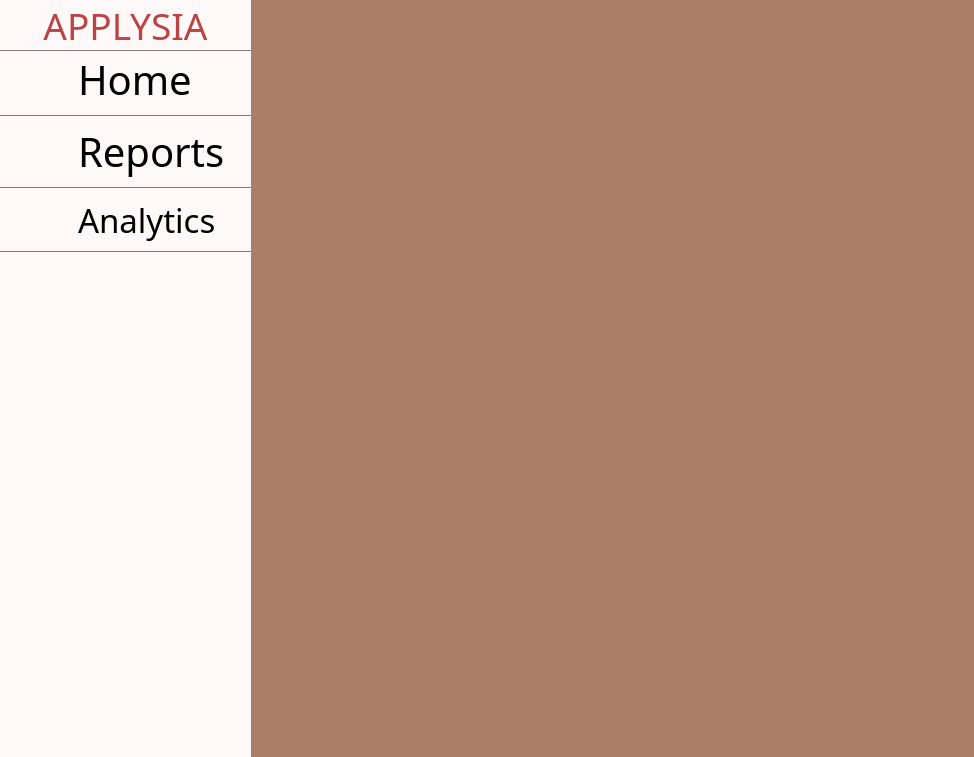
<?xml version="1.0" encoding="UTF-8"?>
<ui version="4.0">
 <class>MainWindow</class>
 <widget class="QMainWindow" name="MainWindow">
  <property name="geometry">
   <rect>
    <x>0</x>
    <y>0</y>
    <width>974</width>
    <height>757</height>
   </rect>
  </property>
  <property name="sizePolicy">
   <sizepolicy hsizetype="Maximum" vsizetype="MinimumExpanding">
    <horstretch>0</horstretch>
    <verstretch>0</verstretch>
   </sizepolicy>
  </property>
  <property name="palette">
   <palette>
    <active>
     <colorrole role="WindowText">
      <brush brushstyle="SolidPattern">
       <color alpha="255">
        <red>0</red>
        <green>0</green>
        <blue>0</blue>
       </color>
      </brush>
     </colorrole>
     <colorrole role="Button">
      <brush brushstyle="SolidPattern">
       <color alpha="255">
        <red>170</red>
        <green>125</green>
        <blue>105</blue>
       </color>
      </brush>
     </colorrole>
     <colorrole role="Light">
      <brush brushstyle="SolidPattern">
       <color alpha="255">
        <red>255</red>
        <green>188</green>
        <blue>158</blue>
       </color>
      </brush>
     </colorrole>
     <colorrole role="Midlight">
      <brush brushstyle="SolidPattern">
       <color alpha="255">
        <red>212</red>
        <green>156</green>
        <blue>131</blue>
       </color>
      </brush>
     </colorrole>
     <colorrole role="Dark">
      <brush brushstyle="SolidPattern">
       <color alpha="255">
        <red>85</red>
        <green>62</green>
        <blue>52</blue>
       </color>
      </brush>
     </colorrole>
     <colorrole role="Mid">
      <brush brushstyle="SolidPattern">
       <color alpha="255">
        <red>113</red>
        <green>83</green>
        <blue>70</blue>
       </color>
      </brush>
     </colorrole>
     <colorrole role="Text">
      <brush brushstyle="SolidPattern">
       <color alpha="255">
        <red>0</red>
        <green>0</green>
        <blue>0</blue>
       </color>
      </brush>
     </colorrole>
     <colorrole role="BrightText">
      <brush brushstyle="SolidPattern">
       <color alpha="255">
        <red>255</red>
        <green>255</green>
        <blue>255</blue>
       </color>
      </brush>
     </colorrole>
     <colorrole role="ButtonText">
      <brush brushstyle="SolidPattern">
       <color alpha="255">
        <red>0</red>
        <green>0</green>
        <blue>0</blue>
       </color>
      </brush>
     </colorrole>
     <colorrole role="Base">
      <brush brushstyle="SolidPattern">
       <color alpha="255">
        <red>255</red>
        <green>255</green>
        <blue>255</blue>
       </color>
      </brush>
     </colorrole>
     <colorrole role="Window">
      <brush brushstyle="SolidPattern">
       <color alpha="255">
        <red>170</red>
        <green>125</green>
        <blue>105</blue>
       </color>
      </brush>
     </colorrole>
     <colorrole role="Shadow">
      <brush brushstyle="SolidPattern">
       <color alpha="255">
        <red>0</red>
        <green>0</green>
        <blue>0</blue>
       </color>
      </brush>
     </colorrole>
     <colorrole role="AlternateBase">
      <brush brushstyle="SolidPattern">
       <color alpha="255">
        <red>212</red>
        <green>190</green>
        <blue>180</blue>
       </color>
      </brush>
     </colorrole>
     <colorrole role="ToolTipBase">
      <brush brushstyle="SolidPattern">
       <color alpha="255">
        <red>255</red>
        <green>255</green>
        <blue>220</blue>
       </color>
      </brush>
     </colorrole>
     <colorrole role="ToolTipText">
      <brush brushstyle="SolidPattern">
       <color alpha="255">
        <red>0</red>
        <green>0</green>
        <blue>0</blue>
       </color>
      </brush>
     </colorrole>
     <colorrole role="PlaceholderText">
      <brush brushstyle="SolidPattern">
       <color alpha="128">
        <red>0</red>
        <green>0</green>
        <blue>0</blue>
       </color>
      </brush>
     </colorrole>
    </active>
    <inactive>
     <colorrole role="WindowText">
      <brush brushstyle="SolidPattern">
       <color alpha="255">
        <red>0</red>
        <green>0</green>
        <blue>0</blue>
       </color>
      </brush>
     </colorrole>
     <colorrole role="Button">
      <brush brushstyle="SolidPattern">
       <color alpha="255">
        <red>170</red>
        <green>125</green>
        <blue>105</blue>
       </color>
      </brush>
     </colorrole>
     <colorrole role="Light">
      <brush brushstyle="SolidPattern">
       <color alpha="255">
        <red>255</red>
        <green>188</green>
        <blue>158</blue>
       </color>
      </brush>
     </colorrole>
     <colorrole role="Midlight">
      <brush brushstyle="SolidPattern">
       <color alpha="255">
        <red>212</red>
        <green>156</green>
        <blue>131</blue>
       </color>
      </brush>
     </colorrole>
     <colorrole role="Dark">
      <brush brushstyle="SolidPattern">
       <color alpha="255">
        <red>85</red>
        <green>62</green>
        <blue>52</blue>
       </color>
      </brush>
     </colorrole>
     <colorrole role="Mid">
      <brush brushstyle="SolidPattern">
       <color alpha="255">
        <red>113</red>
        <green>83</green>
        <blue>70</blue>
       </color>
      </brush>
     </colorrole>
     <colorrole role="Text">
      <brush brushstyle="SolidPattern">
       <color alpha="255">
        <red>0</red>
        <green>0</green>
        <blue>0</blue>
       </color>
      </brush>
     </colorrole>
     <colorrole role="BrightText">
      <brush brushstyle="SolidPattern">
       <color alpha="255">
        <red>255</red>
        <green>255</green>
        <blue>255</blue>
       </color>
      </brush>
     </colorrole>
     <colorrole role="ButtonText">
      <brush brushstyle="SolidPattern">
       <color alpha="255">
        <red>0</red>
        <green>0</green>
        <blue>0</blue>
       </color>
      </brush>
     </colorrole>
     <colorrole role="Base">
      <brush brushstyle="SolidPattern">
       <color alpha="255">
        <red>255</red>
        <green>255</green>
        <blue>255</blue>
       </color>
      </brush>
     </colorrole>
     <colorrole role="Window">
      <brush brushstyle="SolidPattern">
       <color alpha="255">
        <red>170</red>
        <green>125</green>
        <blue>105</blue>
       </color>
      </brush>
     </colorrole>
     <colorrole role="Shadow">
      <brush brushstyle="SolidPattern">
       <color alpha="255">
        <red>0</red>
        <green>0</green>
        <blue>0</blue>
       </color>
      </brush>
     </colorrole>
     <colorrole role="AlternateBase">
      <brush brushstyle="SolidPattern">
       <color alpha="255">
        <red>212</red>
        <green>190</green>
        <blue>180</blue>
       </color>
      </brush>
     </colorrole>
     <colorrole role="ToolTipBase">
      <brush brushstyle="SolidPattern">
       <color alpha="255">
        <red>255</red>
        <green>255</green>
        <blue>220</blue>
       </color>
      </brush>
     </colorrole>
     <colorrole role="ToolTipText">
      <brush brushstyle="SolidPattern">
       <color alpha="255">
        <red>0</red>
        <green>0</green>
        <blue>0</blue>
       </color>
      </brush>
     </colorrole>
     <colorrole role="PlaceholderText">
      <brush brushstyle="SolidPattern">
       <color alpha="128">
        <red>0</red>
        <green>0</green>
        <blue>0</blue>
       </color>
      </brush>
     </colorrole>
    </inactive>
    <disabled>
     <colorrole role="WindowText">
      <brush brushstyle="SolidPattern">
       <color alpha="255">
        <red>85</red>
        <green>62</green>
        <blue>52</blue>
       </color>
      </brush>
     </colorrole>
     <colorrole role="Button">
      <brush brushstyle="SolidPattern">
       <color alpha="255">
        <red>170</red>
        <green>125</green>
        <blue>105</blue>
       </color>
      </brush>
     </colorrole>
     <colorrole role="Light">
      <brush brushstyle="SolidPattern">
       <color alpha="255">
        <red>255</red>
        <green>188</green>
        <blue>158</blue>
       </color>
      </brush>
     </colorrole>
     <colorrole role="Midlight">
      <brush brushstyle="SolidPattern">
       <color alpha="255">
        <red>212</red>
        <green>156</green>
        <blue>131</blue>
       </color>
      </brush>
     </colorrole>
     <colorrole role="Dark">
      <brush brushstyle="SolidPattern">
       <color alpha="255">
        <red>85</red>
        <green>62</green>
        <blue>52</blue>
       </color>
      </brush>
     </colorrole>
     <colorrole role="Mid">
      <brush brushstyle="SolidPattern">
       <color alpha="255">
        <red>113</red>
        <green>83</green>
        <blue>70</blue>
       </color>
      </brush>
     </colorrole>
     <colorrole role="Text">
      <brush brushstyle="SolidPattern">
       <color alpha="255">
        <red>85</red>
        <green>62</green>
        <blue>52</blue>
       </color>
      </brush>
     </colorrole>
     <colorrole role="BrightText">
      <brush brushstyle="SolidPattern">
       <color alpha="255">
        <red>255</red>
        <green>255</green>
        <blue>255</blue>
       </color>
      </brush>
     </colorrole>
     <colorrole role="ButtonText">
      <brush brushstyle="SolidPattern">
       <color alpha="255">
        <red>85</red>
        <green>62</green>
        <blue>52</blue>
       </color>
      </brush>
     </colorrole>
     <colorrole role="Base">
      <brush brushstyle="SolidPattern">
       <color alpha="255">
        <red>170</red>
        <green>125</green>
        <blue>105</blue>
       </color>
      </brush>
     </colorrole>
     <colorrole role="Window">
      <brush brushstyle="SolidPattern">
       <color alpha="255">
        <red>170</red>
        <green>125</green>
        <blue>105</blue>
       </color>
      </brush>
     </colorrole>
     <colorrole role="Shadow">
      <brush brushstyle="SolidPattern">
       <color alpha="255">
        <red>0</red>
        <green>0</green>
        <blue>0</blue>
       </color>
      </brush>
     </colorrole>
     <colorrole role="AlternateBase">
      <brush brushstyle="SolidPattern">
       <color alpha="255">
        <red>170</red>
        <green>125</green>
        <blue>105</blue>
       </color>
      </brush>
     </colorrole>
     <colorrole role="ToolTipBase">
      <brush brushstyle="SolidPattern">
       <color alpha="255">
        <red>255</red>
        <green>255</green>
        <blue>220</blue>
       </color>
      </brush>
     </colorrole>
     <colorrole role="ToolTipText">
      <brush brushstyle="SolidPattern">
       <color alpha="255">
        <red>0</red>
        <green>0</green>
        <blue>0</blue>
       </color>
      </brush>
     </colorrole>
     <colorrole role="PlaceholderText">
      <brush brushstyle="SolidPattern">
       <color alpha="128">
        <red>0</red>
        <green>0</green>
        <blue>0</blue>
       </color>
      </brush>
     </colorrole>
    </disabled>
   </palette>
  </property>
  <property name="windowTitle">
   <string>APPLYSIA</string>
  </property>
  <widget class="QWidget" name="centralwidget">
   <widget class="QWidget" name="Menu" native="true">
    <property name="geometry">
     <rect>
      <x>0</x>
      <y>0</y>
      <width>251</width>
      <height>761</height>
     </rect>
    </property>
    <property name="styleSheet">
     <string notr="true">background-color: #FEF8F8;</string>
    </property>
    <layout class="QVBoxLayout" name="verticalLayout">
     <property name="spacing">
      <number>0</number>
     </property>
     <property name="leftMargin">
      <number>0</number>
     </property>
     <property name="rightMargin">
      <number>0</number>
     </property>
     <item>
      <widget class="QLabel" name="APPLYSIA_LABEL">
       <property name="sizePolicy">
        <sizepolicy hsizetype="Minimum" vsizetype="Fixed">
         <horstretch>0</horstretch>
         <verstretch>0</verstretch>
        </sizepolicy>
       </property>
       <property name="palette">
        <palette>
         <active>
          <colorrole role="WindowText">
           <brush brushstyle="SolidPattern">
            <color alpha="255">
             <red>188</red>
             <green>67</green>
             <blue>67</blue>
            </color>
           </brush>
          </colorrole>
          <colorrole role="Button">
           <brush brushstyle="SolidPattern">
            <color alpha="255">
             <red>254</red>
             <green>248</green>
             <blue>248</blue>
            </color>
           </brush>
          </colorrole>
          <colorrole role="Text">
           <brush brushstyle="SolidPattern">
            <color alpha="255">
             <red>188</red>
             <green>67</green>
             <blue>67</blue>
            </color>
           </brush>
          </colorrole>
          <colorrole role="Base">
           <brush brushstyle="SolidPattern">
            <color alpha="255">
             <red>254</red>
             <green>248</green>
             <blue>248</blue>
            </color>
           </brush>
          </colorrole>
          <colorrole role="Window">
           <brush brushstyle="SolidPattern">
            <color alpha="255">
             <red>254</red>
             <green>248</green>
             <blue>248</blue>
            </color>
           </brush>
          </colorrole>
         </active>
         <inactive>
          <colorrole role="WindowText">
           <brush brushstyle="SolidPattern">
            <color alpha="255">
             <red>188</red>
             <green>67</green>
             <blue>67</blue>
            </color>
           </brush>
          </colorrole>
          <colorrole role="Button">
           <brush brushstyle="SolidPattern">
            <color alpha="255">
             <red>254</red>
             <green>248</green>
             <blue>248</blue>
            </color>
           </brush>
          </colorrole>
          <colorrole role="Text">
           <brush brushstyle="SolidPattern">
            <color alpha="255">
             <red>188</red>
             <green>67</green>
             <blue>67</blue>
            </color>
           </brush>
          </colorrole>
          <colorrole role="Base">
           <brush brushstyle="SolidPattern">
            <color alpha="255">
             <red>254</red>
             <green>248</green>
             <blue>248</blue>
            </color>
           </brush>
          </colorrole>
          <colorrole role="Window">
           <brush brushstyle="SolidPattern">
            <color alpha="255">
             <red>254</red>
             <green>248</green>
             <blue>248</blue>
            </color>
           </brush>
          </colorrole>
         </inactive>
         <disabled>
          <colorrole role="WindowText">
           <brush brushstyle="SolidPattern">
            <color alpha="255">
             <red>85</red>
             <green>62</green>
             <blue>52</blue>
            </color>
           </brush>
          </colorrole>
          <colorrole role="Button">
           <brush brushstyle="SolidPattern">
            <color alpha="255">
             <red>254</red>
             <green>248</green>
             <blue>248</blue>
            </color>
           </brush>
          </colorrole>
          <colorrole role="Text">
           <brush brushstyle="SolidPattern">
            <color alpha="255">
             <red>85</red>
             <green>62</green>
             <blue>52</blue>
            </color>
           </brush>
          </colorrole>
          <colorrole role="Base">
           <brush brushstyle="SolidPattern">
            <color alpha="255">
             <red>254</red>
             <green>248</green>
             <blue>248</blue>
            </color>
           </brush>
          </colorrole>
          <colorrole role="Window">
           <brush brushstyle="SolidPattern">
            <color alpha="255">
             <red>254</red>
             <green>248</green>
             <blue>248</blue>
            </color>
           </brush>
          </colorrole>
         </disabled>
        </palette>
       </property>
       <property name="font">
        <font>
         <family>Impact</family>
         <pointsize>28</pointsize>
         <weight>50</weight>
         <italic>false</italic>
         <bold>false</bold>
         <underline>false</underline>
         <strikeout>false</strikeout>
         <kerning>true</kerning>
        </font>
       </property>
       <property name="styleSheet">
        <string notr="true">border-bottom: 1px solid rgba(0, 0, 0, 50%);</string>
       </property>
       <property name="frameShadow">
        <enum>QFrame::Plain</enum>
       </property>
       <property name="text">
        <string>APPLYSIA</string>
       </property>
       <property name="textFormat">
        <enum>Qt::AutoText</enum>
       </property>
       <property name="alignment">
        <set>Qt::AlignHCenter|Qt::AlignTop</set>
       </property>
       <property name="margin">
        <number>5</number>
       </property>
      </widget>
     </item>
     <item>
      <widget class="QFrame" name="HomeSlot">
       <property name="styleSheet">
        <string notr="true">QFrame{border-bottom: 1px solid rgba(0, 0, 0, 50%);}
QFrame:hover{background-color : rgb(156, 156, 156)}
QLabel{background-color: transparent;}</string>
       </property>
       <layout class="QHBoxLayout" name="horizontalLayout">
        <property name="spacing">
         <number>20</number>
        </property>
        <property name="sizeConstraint">
         <enum>QLayout::SetDefaultConstraint</enum>
        </property>
        <property name="leftMargin">
         <number>8</number>
        </property>
        <property name="topMargin">
         <number>1</number>
        </property>
        <item>
         <widget class="QLabel" name="HomeIcon">
          <property name="maximumSize">
           <size>
            <width>50</width>
            <height>50</height>
           </size>
          </property>
          <property name="styleSheet">
           <string notr="true">border-bottom: 0px;</string>
          </property>
          <property name="text">
           <string/>
          </property>
          <property name="pixmap">
           <pixmap>../../185038_home_house_icon.png</pixmap>
          </property>
          <property name="scaledContents">
           <bool>true</bool>
          </property>
          <property name="margin">
           <number>0</number>
          </property>
          <property name="indent">
           <number>0</number>
          </property>
         </widget>
        </item>
        <item>
         <widget class="QLabel" name="HomeLabel">
          <property name="font">
           <font>
            <family>Impact</family>
            <pointsize>30</pointsize>
            <weight>50</weight>
            <bold>false</bold>
           </font>
          </property>
          <property name="styleSheet">
           <string notr="true">border-bottom: 0px;</string>
          </property>
          <property name="text">
           <string>Home</string>
          </property>
          <property name="margin">
           <number>0</number>
          </property>
         </widget>
        </item>
       </layout>
      </widget>
     </item>
     <item>
      <widget class="QFrame" name="ReportsSlot">
       <property name="styleSheet">
        <string notr="true">QFrame{border-bottom: 1px solid rgba(0, 0, 0, 50%);}
QFrame:hover{background-color : rgb(156, 156, 156)}
QLabel{background-color: transparent;}</string>
       </property>
       <layout class="QHBoxLayout" name="horizontalLayout_2">
        <property name="spacing">
         <number>20</number>
        </property>
        <property name="sizeConstraint">
         <enum>QLayout::SetDefaultConstraint</enum>
        </property>
        <property name="leftMargin">
         <number>8</number>
        </property>
        <property name="topMargin">
         <number>8</number>
        </property>
        <item>
         <widget class="QLabel" name="ReportIcon">
          <property name="maximumSize">
           <size>
            <width>50</width>
            <height>50</height>
           </size>
          </property>
          <property name="font">
           <font>
            <pointsize>16</pointsize>
           </font>
          </property>
          <property name="styleSheet">
           <string notr="true">border-bottom: 0px;</string>
          </property>
          <property name="text">
           <string/>
          </property>
          <property name="pixmap">
           <pixmap>../../report_icon.png</pixmap>
          </property>
          <property name="scaledContents">
           <bool>true</bool>
          </property>
          <property name="margin">
           <number>0</number>
          </property>
          <property name="indent">
           <number>0</number>
          </property>
         </widget>
        </item>
        <item>
         <widget class="QLabel" name="ReportLabel">
          <property name="font">
           <font>
            <family>Impact</family>
            <pointsize>30</pointsize>
            <weight>50</weight>
            <bold>false</bold>
           </font>
          </property>
          <property name="styleSheet">
           <string notr="true">border-bottom: 0px;</string>
          </property>
          <property name="text">
           <string>Reports</string>
          </property>
          <property name="margin">
           <number>0</number>
          </property>
         </widget>
        </item>
       </layout>
      </widget>
     </item>
     <item>
      <widget class="QFrame" name="AnalyticsSlot">
       <property name="styleSheet">
        <string notr="true">QFrame{border-bottom: 1px solid rgba(0, 0, 0, 50%);}
QFrame:hover{background-color : rgb(156, 156, 156)}
QLabel{background-color: transparent;}</string>
       </property>
       <layout class="QHBoxLayout" name="horizontalLayout_3">
        <property name="spacing">
         <number>20</number>
        </property>
        <property name="sizeConstraint">
         <enum>QLayout::SetDefaultConstraint</enum>
        </property>
        <property name="leftMargin">
         <number>8</number>
        </property>
        <item>
         <widget class="QLabel" name="AnalyticsIcon">
          <property name="maximumSize">
           <size>
            <width>50</width>
            <height>50</height>
           </size>
          </property>
          <property name="styleSheet">
           <string notr="true">border-bottom: 0px;</string>
          </property>
          <property name="text">
           <string/>
          </property>
          <property name="pixmap">
           <pixmap>../../analytics_icon.png</pixmap>
          </property>
          <property name="scaledContents">
           <bool>true</bool>
          </property>
          <property name="margin">
           <number>0</number>
          </property>
          <property name="indent">
           <number>0</number>
          </property>
         </widget>
        </item>
        <item>
         <widget class="QLabel" name="AnalyticsLabel">
          <property name="font">
           <font>
            <family>Impact</family>
            <pointsize>25</pointsize>
            <weight>50</weight>
            <bold>false</bold>
           </font>
          </property>
          <property name="styleSheet">
           <string notr="true">border-bottom: 0px;</string>
          </property>
          <property name="text">
           <string>Analytics</string>
          </property>
          <property name="margin">
           <number>0</number>
          </property>
         </widget>
        </item>
       </layout>
      </widget>
     </item>
     <item>
      <spacer name="MenuVerticalSpacer">
       <property name="orientation">
        <enum>Qt::Vertical</enum>
       </property>
       <property name="sizeHint" stdset="0">
        <size>
         <width>20</width>
         <height>40</height>
        </size>
       </property>
      </spacer>
     </item>
    </layout>
   </widget>
  </widget>
 </widget>
 <resources/>
 <connections/>
</ui>
